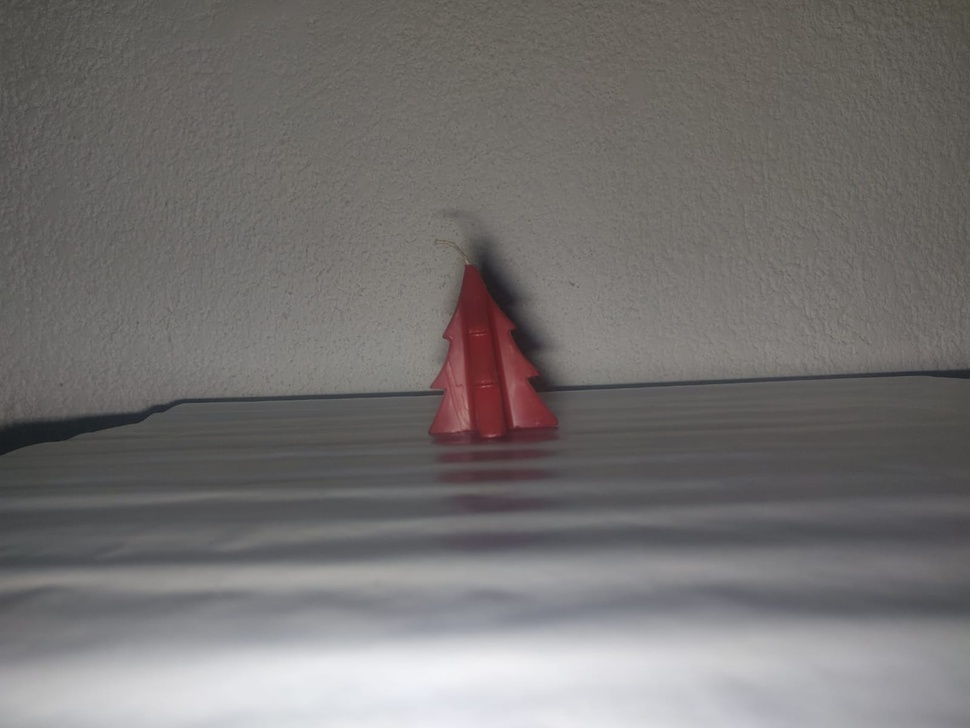
#> input picture Modulo3/img/img1.jpeg, 970 x 728 px, shrunk from 1599 x 1200 before the run
$ jupyter execute transformaciones_pixel.ipynb
#> lines starting #> are read from the running program, lines starting #| are printed output that depends on the picture
# Procesamiento de Imágenes: Operaciones de puntos
## Transformaciones por pixel

[cell 1]
import cv2
import numpy as np
np.seterr(over='raise')

[cell 2]
def contraste_brillo(imagen, contraste, brillo):
    imagen_procesada = np.zeros_like(imagen)
    h,w = imagen.shape
    for y in range(h):
        for x in range(w):
            try:
                imagen_procesada[y,x] = np.clip(contraste * imagen[y,x] + brillo, 0, 255).astype(np.uint8)
            except FloatingPointError as e:
                imagen_procesada[y,x] = 255
    return imagen_procesada

[cell 3]
ruta = "img/img1.jpeg"
imagen = cv2.imread(ruta, cv2.IMREAD_GRAYSCALE)
#> imagen: shape (728, 970); min 22, max 244, mean 115.1
h,w = imagen.shape
#> h = 728; w = 970

[cell 4]
imagen_procesada = contraste_brillo(imagen, 1.2, -30)
#> after the loop in contraste_brillo, `for y in range(h):`:
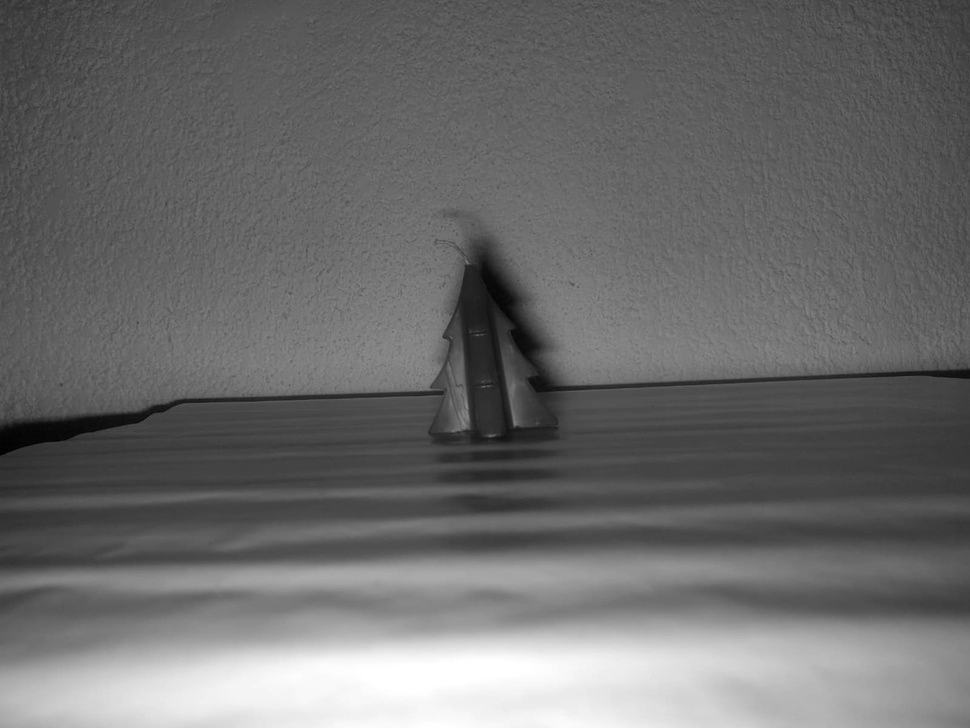
#> imagen_procesada: shape (728, 970); min 0, max 255, mean 107.7
imagenes_comparadas = np.hstack((imagen, imagen_procesada))
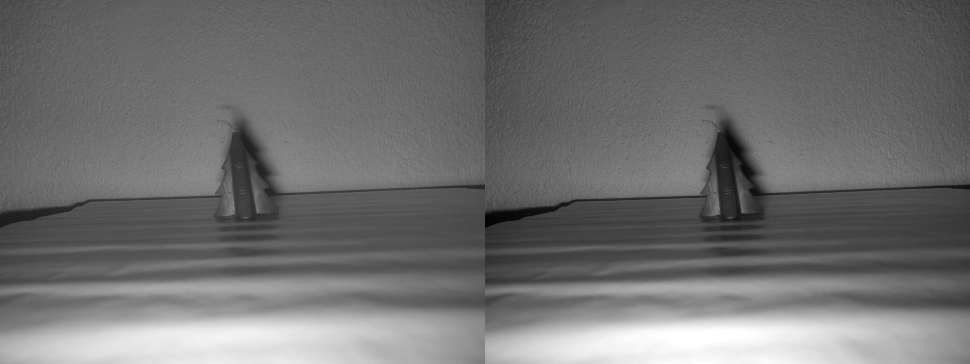
#> imagenes_comparadas: shape (728, 1940) (shown at 1/2 size); min 0, max 255, mean 111.4
cv2.imshow("Comparacion", imagenes_comparadas)
cv2.waitKey(0)

[cell 5]
imagen_color = cv2.imread(ruta)
#> imagen_color is the input picture: shape (728, 970, 3); mean B, G, R 113.6, 114.4, 117.1
cv2.imshow("Imagen a color", imagen_color)
cv2.waitKey(0)

[cell 6]
def contraste_brillo_mat(imagen, contraste, brillo):
#> called with contraste = 2, brillo = -60
    imagen_p = imagen.astype(np.float32)
    return np.clip(contraste * imagen_p + brillo, 0, 255).astype(np.uint8)
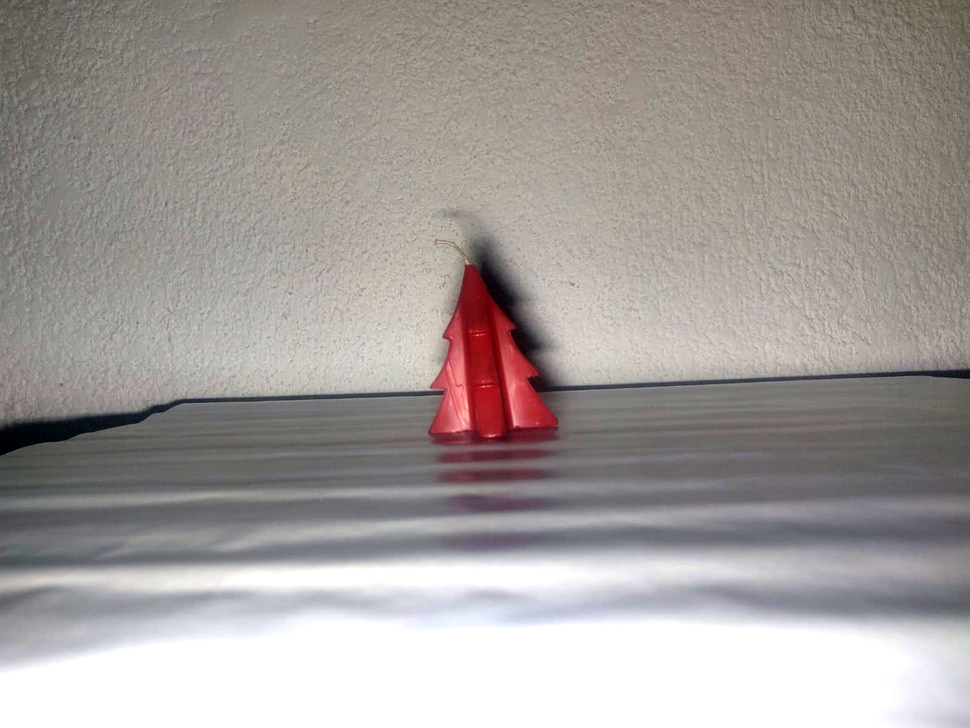
#> returned value: shape (728, 970, 3); mean of channels 0, 1, 2 155.3, 158, 163.6; drawn as B, G, R

[cell 7]
imagen_color_procesada = contraste_brillo_mat(imagen_color, 2,-60)
cv2.imshow("Imagen a color procesada", imagen_color_procesada)
cv2.waitKey(0)

[cell 8]
imagen_color_HSV = cv2.cvtColor(cv2.imread(ruta), cv2.COLOR_BGR2HSV)
#> imagen_color_HSV: shape (728, 970, 3); mean H, S, V 56.8, 15.4, 118.5
imagen_color_HSV.shape
imagen_v = imagen_color_HSV[:,:,2]
imagen_color_HSV_procesada = contraste_brillo_mat(imagen_v, 1.2, -30)
imagen_color_HSV[:,:,2] = imagen_color_HSV_procesada
#> imagen_color_HSV: shape (728, 970, 3); mean H, S, V 56.8, 15.4, 111.8
imagen_color_procesada = cv2.cvtColor(imagen_color_HSV, cv2.COLOR_HSV2BGR)

cv2.imshow("Imagen a color procesada HSV", imagen_color_procesada)
cv2.waitKey(0)

$ run again, with Modulo3/img/img11.jpeg copied over Modulo3/img/img1.jpeg
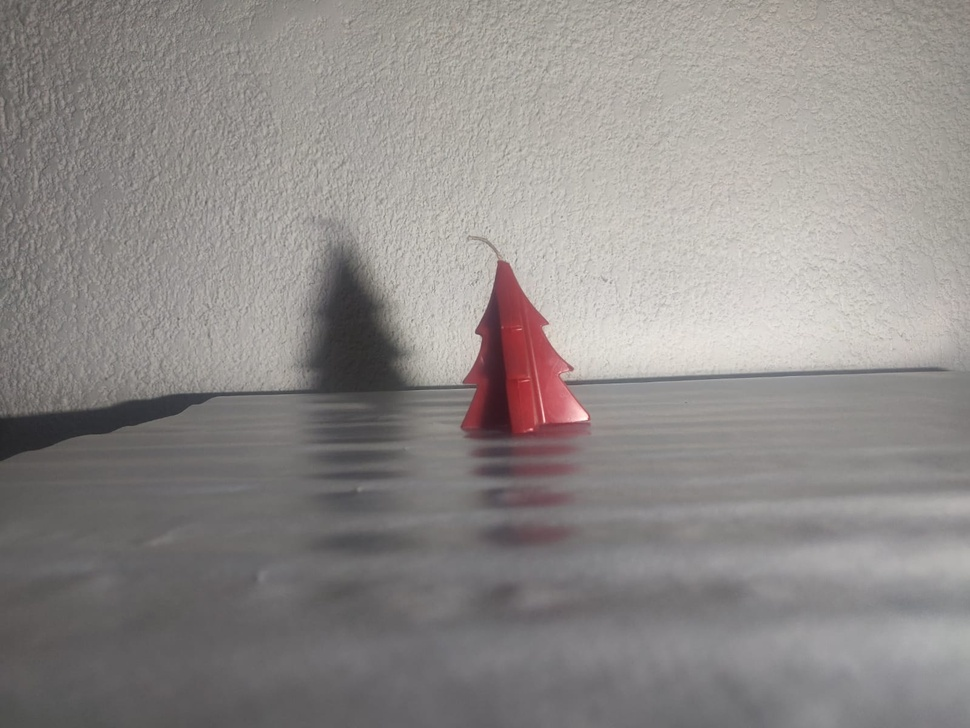
#> input picture Modulo3/img/img11.jpeg, 970 x 728 px, shrunk from 1599 x 1200 before the run
#> imagen_color is the input picture: shape (728, 970, 3); mean B, G, R 137, 139, 143.2
#> in contraste_brillo_mat, `return np.clip(contraste * imagen_p + brillo, 0, 255).astype(np.uint8)`:
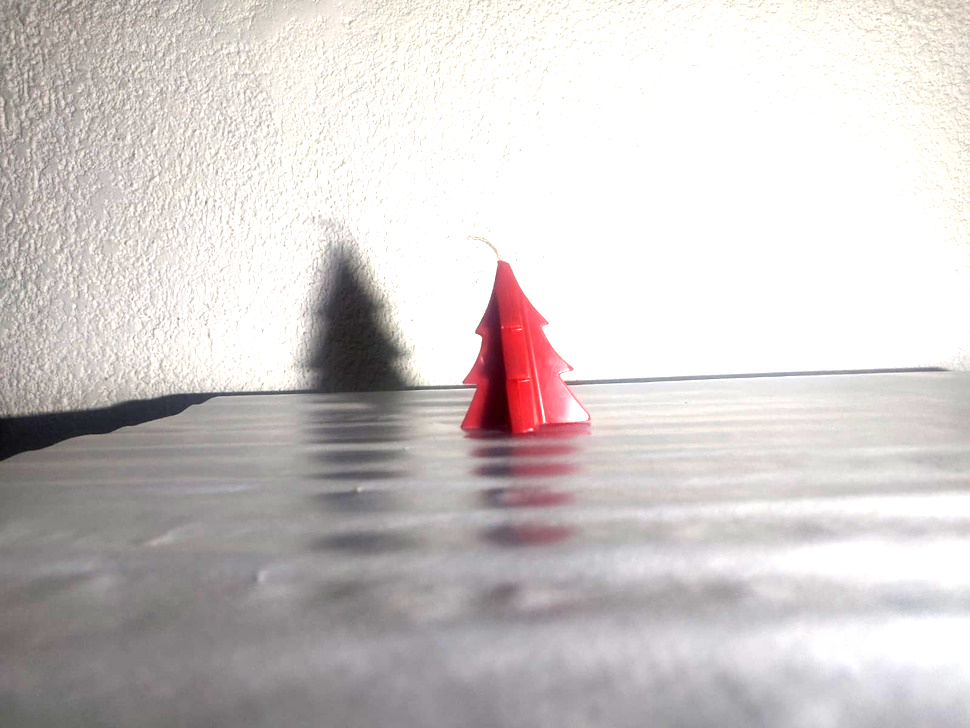
#> returned value: shape (728, 970, 3); mean of channels 0, 1, 2 201.1, 201.8, 207.5; drawn as B, G, R
#> `imagen_v = imagen_color_HSV[:,:,2]`:
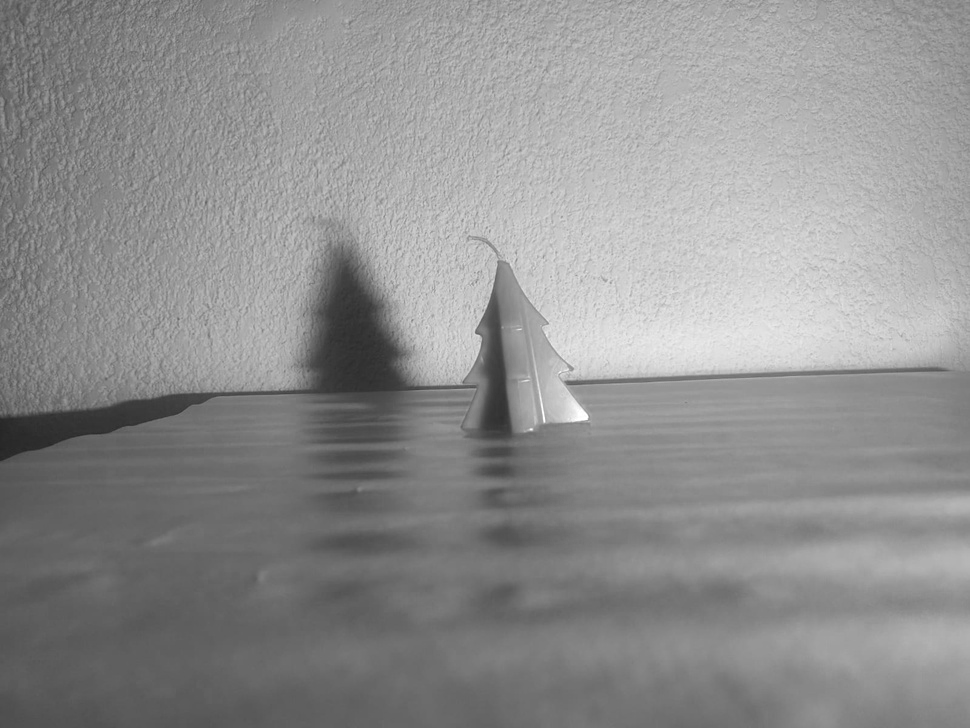
#> imagen_v: shape (728, 970); min 36, max 255, mean 143.5
#> imagen_p: shape (728, 970) float32

$ run again, with Modulo3/img/img16.jpeg copied over Modulo3/img/img1.jpeg
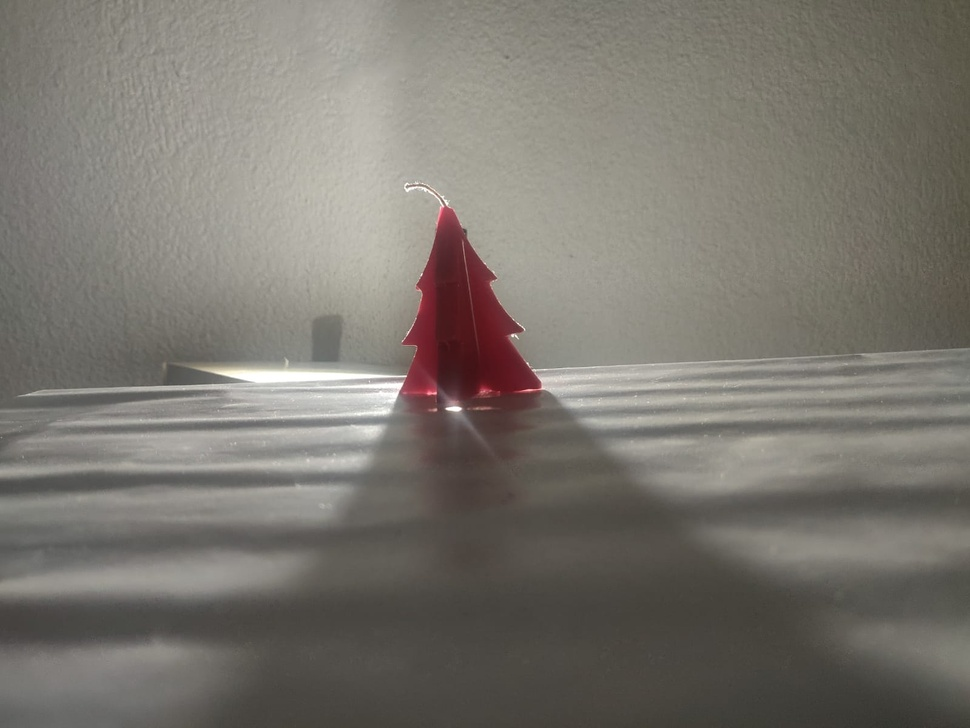
#> input picture Modulo3/img/img16.jpeg, 970 x 728 px, shrunk from 1599 x 1200 before the run
#> imagen_color is the input picture: shape (728, 970, 3); mean B, G, R 111.1, 118.4, 122.5
#> in contraste_brillo_mat, `return np.clip(contraste * imagen_p + brillo, 0, 255).astype(np.uint8)`:
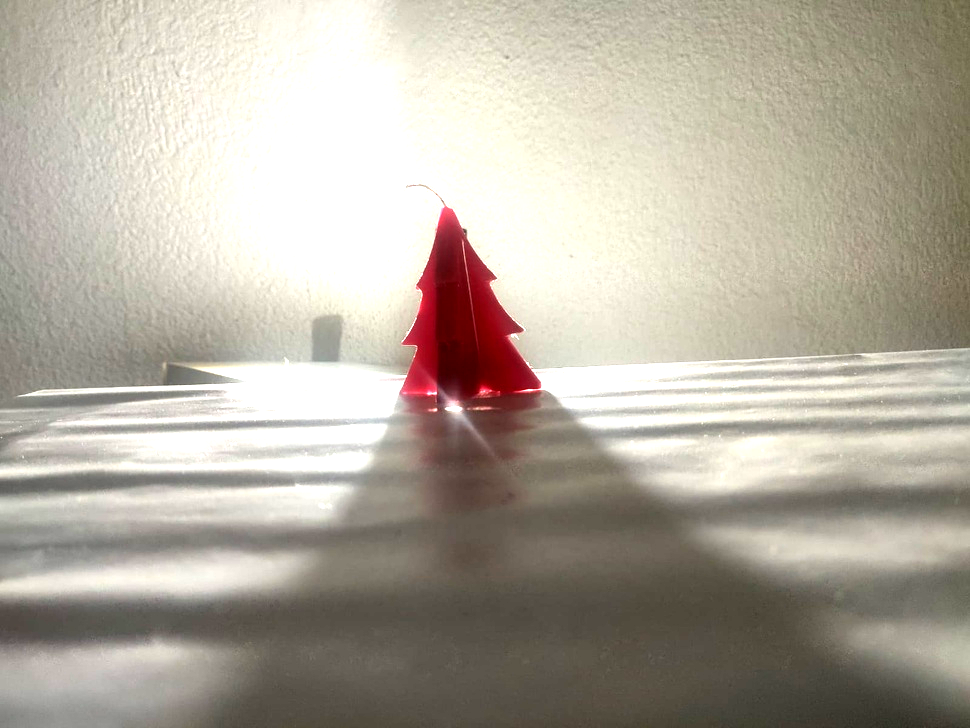
#> returned value: shape (728, 970, 3); mean of channels 0, 1, 2 159.6, 172.3, 179.6; drawn as B, G, R
#> `imagen_v = imagen_color_HSV[:,:,2]`:
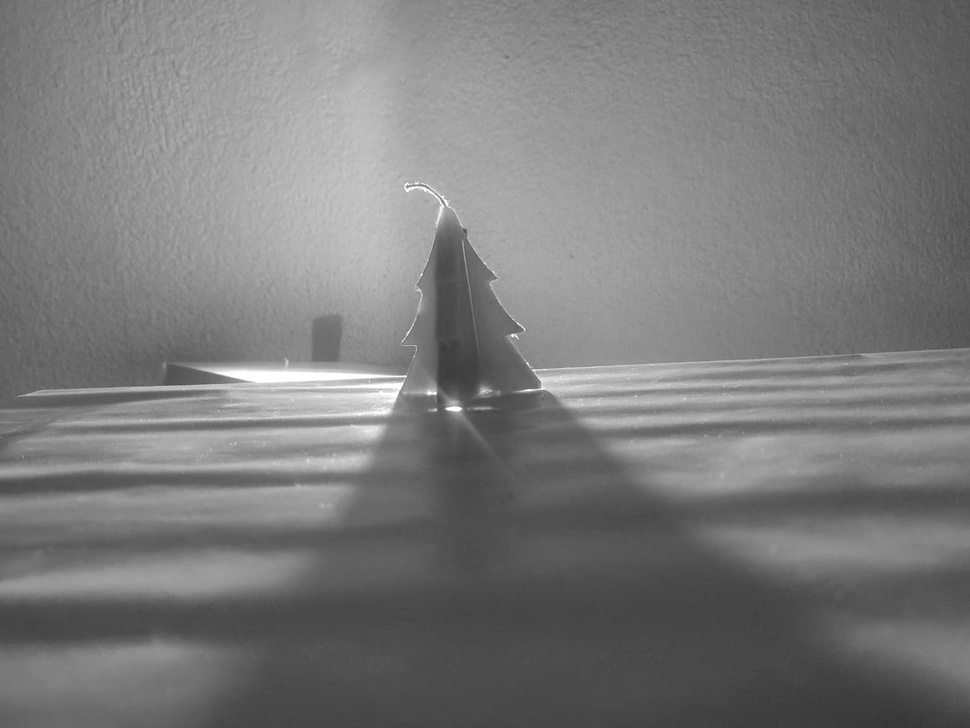
#> imagen_v: shape (728, 970); min 49, max 255, mean 122.6
#> imagen_p: shape (728, 970) float32

$ run again, with Modulo3/img/img6.jpeg copied over Modulo3/img/img1.jpeg
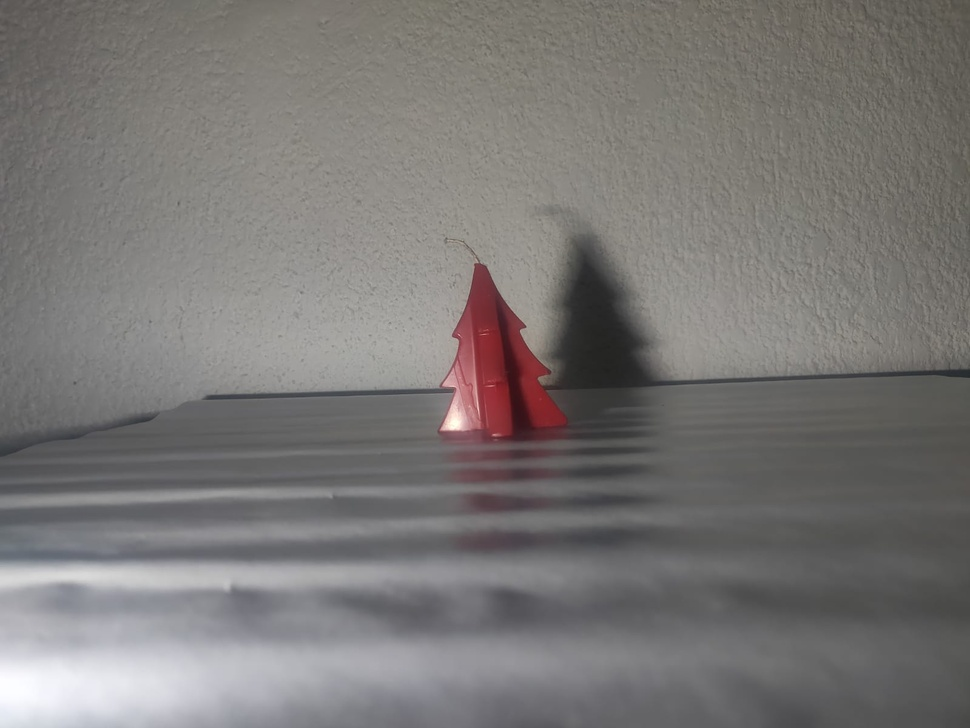
#> input picture Modulo3/img/img6.jpeg, 970 x 728 px, shrunk from 1599 x 1200 before the run
#> imagen_color is the input picture: shape (728, 970, 3); mean B, G, R 117.9, 119.5, 122.2
#> in contraste_brillo_mat, `return np.clip(contraste * imagen_p + brillo, 0, 255).astype(np.uint8)`:
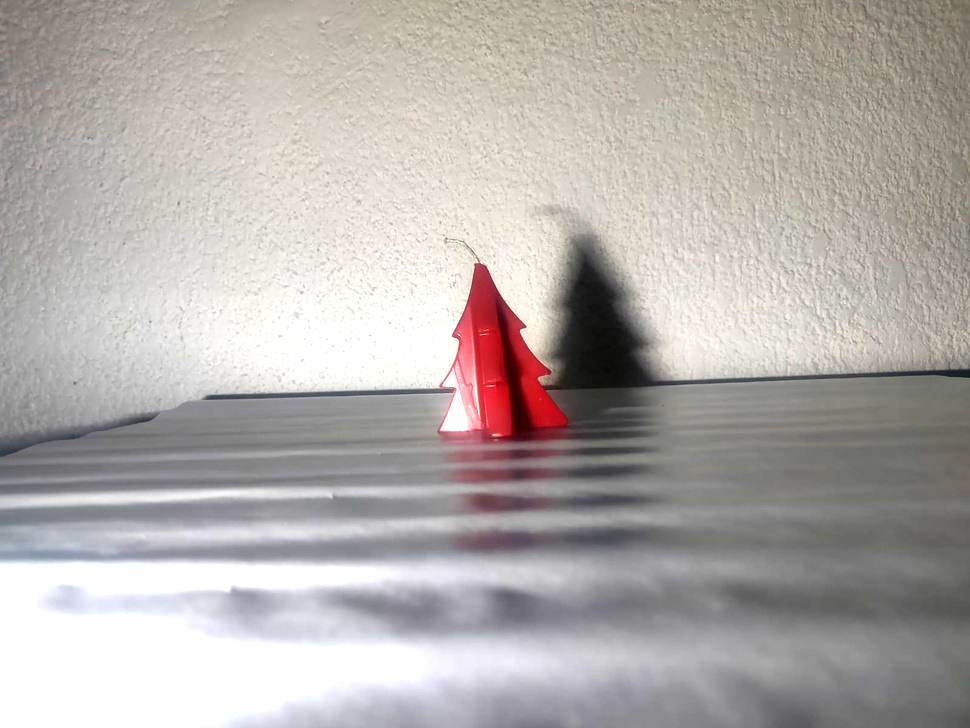
#> returned value: shape (728, 970, 3); mean of channels 0, 1, 2 170.7, 174.5, 179.6; drawn as B, G, R
#> `imagen_v = imagen_color_HSV[:,:,2]`:
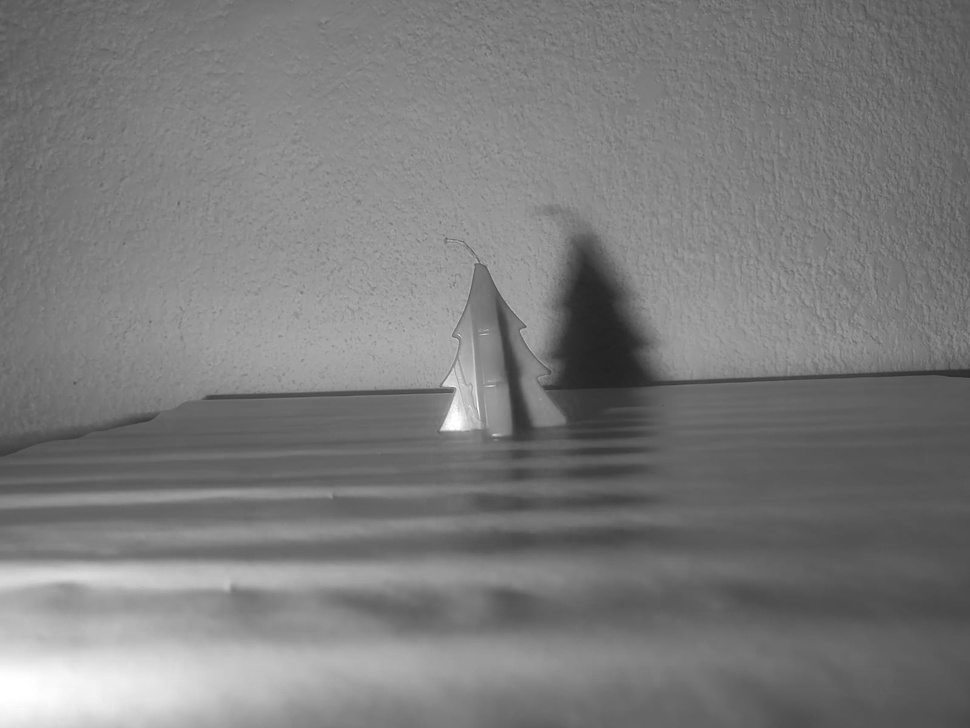
#> imagen_v: shape (728, 970); min 33, max 255, mean 123.4
#> imagen_p: shape (728, 970) float32
